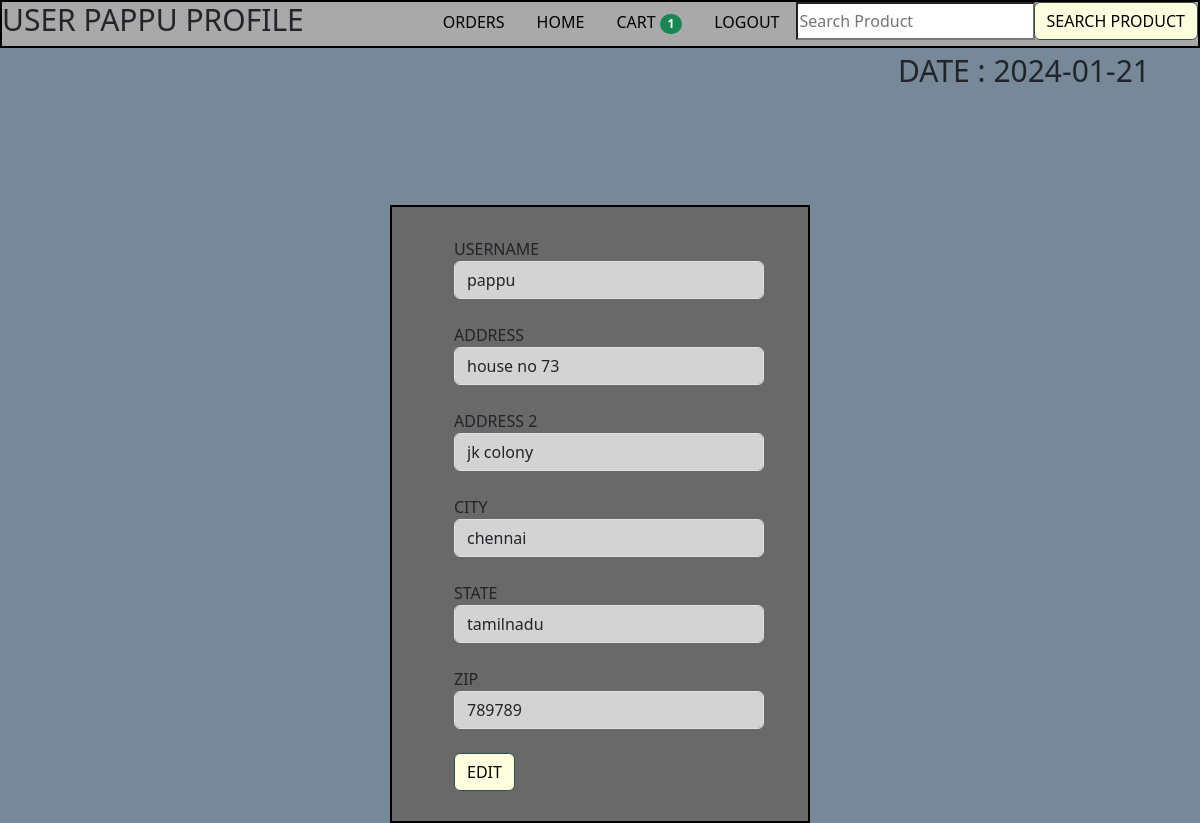
Page /user/profile/3 (signed in) on the committed database.
### models_grocery_login.py (models this page shows)
class Users(db.Model,UserMixin):
    id=db.Column(db.Integer(),autoincrement=True, primary_key=True)
    username=db.Column(db.String(), unique=True)
    password=db.Column(db.String(),nullable=False)
    role=db.Column(Enum('admin','user'),nullable=False)
    address=db.Column(db.String())
    address2=db.Column(db.String())
    city=db.Column(db.String())
    state=db.Column(db.String())
    zip=db.Column(db.Integer())
    ubooking=db.relationship('Order',backref="book")

### grocery_app_login_api.py (the view, shortened to what this page needs)
@app.route('/user/profile/<int:sl_no>',methods=["GET","POST"])
@login_required
def userprofile(sl_no):
    if request.method=='GET' and current_user.role=='user':
        user=Users.query.filter_by(id=sl_no).first()
        cartn=len(Cart.query.filter_by(cart_user=user.id).all())
        return render_template('user_profile.html',user=user,dat=date.today(),cartn=cartn)

### grocery_app_login_api.py (called while the page is built)
@login_manager.user_loader
def load_user(user_id):
    return Users.query.get(user_id)

### templates/user_profile.html (shortened to what this page needs)
<!DOCTYPE html>
<html lang="en">
<head>
  <link href="https://cdn.jsdelivr.net/npm/bootstrap@5.3.0-alpha1/dist/css/bootstrap.min.css" rel="stylesheet">
</head>
<body style="background-color: lightslategray;">
  <div style='border:2px solid black;background-color: darkgrey;' class="d-flex justify-content-between">
    <div style="justify-content:flex-start">
      <h1 style="display:inline-block;font-size:30px">USER {{ user.username|upper }} PROFILE</h1>
    </div>
    <ul class="nav justify-content-end">
      <li class="nav-item">
        <a class="nav-link" href="/user/order/history/{{ user.id }}">ORDERS</a>
      </li>
      <li class="nav-item">
        <a class="nav-link" href="/user/home/{{ user.id }}">HOME</a>
      </li>
      <li class="nav-item">
        <a class="nav-link" href="/user/cart/{{ user.id }}">
          CART
            {% if cartn !=0 %}
            <span class="badge rounded-pill bg-success">{{ cartn }}</span>
            {% endif %}
        </a>
      </li>
      <li class="nav-item">
        <a class="nav-link" href="/logout">LOGOUT</a>
      </li>
      <li class="nav-item">
        <form class="form-inline" action="/user/search/{{ user.id }}" method="POST">
          <div class="input-group">
            <input class="form-control1" type="search" placeholder="Search Product" aria-label="Search" name="search" required>
            <div class="input-group-append">
              <button class="btn btn-outline-success my-2 my-sm-0" type="submit">SEARCH PRODUCT </button>
            </div>
          </div>
        </form>
      </li>
    </ul>
  </div>
  <p style="font-size:30px;text-align:end;margin-right: 50px;">DATE : {{ dat }} </p>
  <br>
  <br>
  <br>
  <br>
  <div class="container" style="border:2px solid black;width:35%;background-color:dimgrey" >
    <form action="/user/profile/{{ user.id }}" style="margin-left: 50px;margin-right: -30px;margin-top: 30px;margin-bottom: 30px;" method="POST" id="edit-user-form">
      <div class="form-row">
        <div class="form-group col-md-10">
          <label for="inputEmail4">USERNAME</label>
          <input type="text" class="form-control" id="inputEmail4" placeholder="username" name="username" value="{{ user.username }}" style="background-color: lightgrey;">
        </div>
        <br>
      </div>
      <div class="form-group col-md-10">
        <label for="inputAddress">ADDRESS</label>
        <input type="text" class="form-control" id="inputAddress" placeholder="1234 Main St" name="address" value="{{ user.address }}" style="background-color: lightgrey;">
      </div>
      <br>
      <div class="form-group col-md-10">
        <label for="inputAddress2">ADDRESS 2</label>
        <input type="text" class="form-control" id="inputAddress2" placeholder="Apartment, studio, or floor" name="address2" value="{{ user.address2 }}" style="background-color: lightgrey;">
      </div>
      <br>
      <div class="form-row">
        <div class="form-group col-md-10">
          <label for="inputCity">CITY</label>
          <input type="text" class="form-control" id="inputCity" name="city" value="{{ user.city }}" style="background-color: lightgrey;">
        </div>
        <br>
        <div class="form-group col-md-10">
          <label for="inputState">STATE</label>
          <input type="text" class="form-control" id="inputstate" name="state" value="{{ user.state }}" style="background-color: lightgrey;">
        </div>
        <br>
        <div class="form-group col-md-10">
          <label for="inputZip">ZIP</label>
          <input type="text" class="form-control" id="inputZip" name="zip" value="{{ user.zip }}" style="background-color: lightgrey;">
        </div>
      </div>
      <br>
      <button type="submit" class="btn btn-primary">EDIT</button>
    </form>
  </div>
  </body>
</html>

### templates/user_profile.html (style rules this page uses)
.nav-link { color:black }
.btn-primary, .btn-outline-success { --bs-btn-color: black; --bs-btn-bg: lightyellow; --bs-btn-border-color: darkslategray; --bs-btn-hover-color: black; --bs-btn-hover-bg: seagreen; --bs-btn-hover-border-color: lightgrey; }

### rows in the picture
Users: username "PAPPU", username "pappu", address "house no 73", address2 "jk colony", city "chennai", state "tamilnadu", zip "789789"

### other values in the picture
{{ cartn }} "1"
